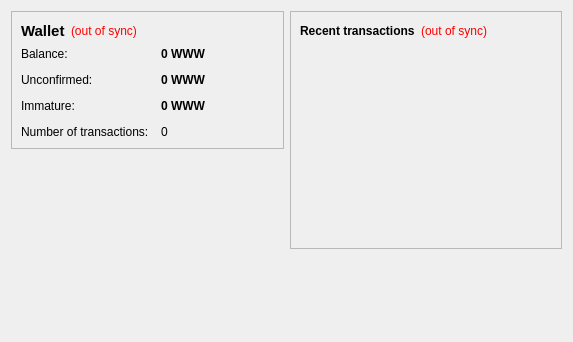
<?xml version="1.0" encoding="UTF-8"?>
<ui version="4.0">
 <class>OverviewPage</class>
 <widget class="QWidget" name="OverviewPage">
  <property name="geometry">
   <rect>
    <x>0</x>
    <y>0</y>
    <width>573</width>
    <height>342</height>
   </rect>
  </property>
  <property name="windowTitle">
   <string>Form</string>
  </property>
  <layout class="QHBoxLayout" name="horizontalLayout" stretch="1,1">
   <item>
    <layout class="QVBoxLayout" name="verticalLayout_2">
     <item>
      <widget class="QFrame" name="frame">
       <property name="frameShape">
        <enum>QFrame::StyledPanel</enum>
       </property>
       <property name="frameShadow">
        <enum>QFrame::Raised</enum>
       </property>
       <layout class="QVBoxLayout" name="verticalLayout_4">
        <item>
         <layout class="QHBoxLayout" name="horizontalLayout_4">
          <item>
           <widget class="QLabel" name="label_5">
            <property name="font">
             <font>
              <pointsize>11</pointsize>
              <weight>75</weight>
              <bold>true</bold>
             </font>
            </property>
            <property name="text">
             <string>Wallet</string>
            </property>
           </widget>
          </item>
          <item>
           <widget class="QLabel" name="labelWalletStatus">
            <property name="toolTip">
             <string>The displayed information may be out of date. Your wallet automatically synchronizes with the InternetCoin network after a connection is established, but this process has not completed yet.</string>
            </property>
            <property name="styleSheet">
             <string notr="true">QLabel { color: red; }</string>
            </property>
            <property name="text">
             <string notr="true">(out of sync)</string>
            </property>
            <property name="alignment">
             <set>Qt::AlignLeading|Qt::AlignLeft|Qt::AlignVCenter</set>
            </property>
           </widget>
          </item>
          <item>
           <spacer name="horizontalSpacer_2">
            <property name="orientation">
             <enum>Qt::Horizontal</enum>
            </property>
            <property name="sizeHint" stdset="0">
             <size>
              <width>40</width>
              <height>20</height>
             </size>
            </property>
           </spacer>
          </item>
         </layout>
        </item>
        <item>
         <layout class="QFormLayout" name="formLayout_2">
          <property name="fieldGrowthPolicy">
           <enum>QFormLayout::AllNonFixedFieldsGrow</enum>
          </property>
          <property name="horizontalSpacing">
           <number>12</number>
          </property>
          <property name="verticalSpacing">
           <number>12</number>
          </property>
          <item row="0" column="0">
           <widget class="QLabel" name="label">
            <property name="text">
             <string>Balance:</string>
            </property>
           </widget>
          </item>
          <item row="0" column="1">
           <widget class="QLabel" name="labelBalance">
            <property name="font">
             <font>
              <weight>75</weight>
              <bold>true</bold>
             </font>
            </property>
            <property name="cursor">
             <cursorShape>IBeamCursor</cursorShape>
            </property>
            <property name="toolTip">
             <string>Your current balance</string>
            </property>
            <property name="text">
             <string notr="true">0 WWW</string>
            </property>
            <property name="textInteractionFlags">
             <set>Qt::LinksAccessibleByMouse|Qt::TextSelectableByKeyboard|Qt::TextSelectableByMouse</set>
            </property>
           </widget>
          </item>
          <item row="1" column="0">
           <widget class="QLabel" name="label_3">
            <property name="text">
             <string>Unconfirmed:</string>
            </property>
           </widget>
          </item>
          <item row="1" column="1">
           <widget class="QLabel" name="labelUnconfirmed">
            <property name="font">
             <font>
              <weight>75</weight>
              <bold>true</bold>
             </font>
            </property>
            <property name="cursor">
             <cursorShape>IBeamCursor</cursorShape>
            </property>
            <property name="toolTip">
             <string>Total of transactions that have yet to be confirmed, and do not yet count toward the current balance</string>
            </property>
            <property name="text">
             <string notr="true">0 WWW</string>
            </property>
            <property name="textInteractionFlags">
             <set>Qt::LinksAccessibleByMouse|Qt::TextSelectableByKeyboard|Qt::TextSelectableByMouse</set>
            </property>
           </widget>
          </item>
          <item row="3" column="0">
           <widget class="QLabel" name="label_2">
            <property name="text">
             <string>Number of transactions:</string>
            </property>
           </widget>
          </item>
          <item row="3" column="1">
           <widget class="QLabel" name="labelNumTransactions">
            <property name="toolTip">
             <string>Total number of transactions in wallet</string>
            </property>
            <property name="text">
             <string notr="true">0</string>
            </property>
           </widget>
          </item>
          <item row="2" column="0">
           <widget class="QLabel" name="labelImmatureText">
            <property name="text">
             <string>Immature:</string>
            </property>
           </widget>
          </item>
          <item row="2" column="1">
           <widget class="QLabel" name="labelImmature">
            <property name="font">
             <font>
              <weight>75</weight>
              <bold>true</bold>
             </font>
            </property>
            <property name="toolTip">
             <string>Mined balance that has not yet matured</string>
            </property>
            <property name="text">
             <string notr="true">0 WWW</string>
            </property>
            <property name="textInteractionFlags">
             <set>Qt::LinksAccessibleByMouse|Qt::TextSelectableByKeyboard|Qt::TextSelectableByMouse</set>
            </property>
           </widget>
          </item>
         </layout>
        </item>
       </layout>
      </widget>
     </item>
     <item>
      <spacer name="verticalSpacer">
       <property name="orientation">
        <enum>Qt::Vertical</enum>
       </property>
       <property name="sizeHint" stdset="0">
        <size>
         <width>20</width>
         <height>40</height>
        </size>
       </property>
      </spacer>
     </item>
    </layout>
   </item>
   <item>
    <layout class="QVBoxLayout" name="verticalLayout_3">
     <item>
      <widget class="QFrame" name="frame_2">
       <property name="frameShape">
        <enum>QFrame::StyledPanel</enum>
       </property>
       <property name="frameShadow">
        <enum>QFrame::Raised</enum>
       </property>
       <layout class="QVBoxLayout" name="verticalLayout">
        <item>
         <layout class="QHBoxLayout" name="horizontalLayout_2">
          <item>
           <widget class="QLabel" name="label_4">
            <property name="text">
             <string>&lt;b&gt;Recent transactions&lt;/b&gt;</string>
            </property>
           </widget>
          </item>
          <item>
           <widget class="QLabel" name="labelTransactionsStatus">
            <property name="toolTip">
             <string>The displayed information may be out of date. Your wallet automatically synchronizes with the InternetCoin network after a connection is established, but this process has not completed yet.</string>
            </property>
            <property name="styleSheet">
             <string notr="true">QLabel { color: red; }</string>
            </property>
            <property name="text">
             <string notr="true">(out of sync)</string>
            </property>
            <property name="alignment">
             <set>Qt::AlignRight|Qt::AlignTrailing|Qt::AlignVCenter</set>
            </property>
           </widget>
          </item>
          <item>
           <spacer name="horizontalSpacer">
            <property name="orientation">
             <enum>Qt::Horizontal</enum>
            </property>
            <property name="sizeHint" stdset="0">
             <size>
              <width>40</width>
              <height>20</height>
             </size>
            </property>
           </spacer>
          </item>
         </layout>
        </item>
        <item>
         <widget class="QListView" name="listTransactions">
          <property name="styleSheet">
           <string notr="true">QListView { background: transparent; }</string>
          </property>
          <property name="frameShape">
           <enum>QFrame::NoFrame</enum>
          </property>
          <property name="verticalScrollBarPolicy">
           <enum>Qt::ScrollBarAlwaysOff</enum>
          </property>
          <property name="horizontalScrollBarPolicy">
           <enum>Qt::ScrollBarAlwaysOff</enum>
          </property>
          <property name="selectionMode">
           <enum>QAbstractItemView::NoSelection</enum>
          </property>
         </widget>
        </item>
       </layout>
      </widget>
     </item>
     <item>
      <spacer name="verticalSpacer_2">
       <property name="orientation">
        <enum>Qt::Vertical</enum>
       </property>
       <property name="sizeHint" stdset="0">
        <size>
         <width>20</width>
         <height>40</height>
        </size>
       </property>
      </spacer>
     </item>
    </layout>
   </item>
  </layout>
 </widget>
 <resources/>
 <connections/>
</ui>
